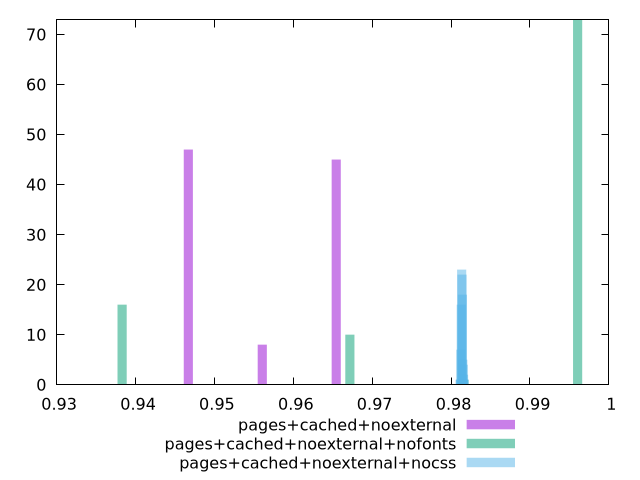

Write the gnuplot code that produced this figure.
$_pagesCachedNoexternal <<EOF
0.9466947766712873 47
0.9560679922818942 8
0.965441207892501 45
EOF
$_pagesCachedNoexternalNofonts <<EOF
0.9960408111512244 73
0.9382993148526028 16
0.9671700630019135 10
0.981605437076569 1
EOF
$_pagesCachedNoexternalNocss <<EOF
0.9813409810214593 23
0.9812464713685463 7
0.9814354906743722 18
0.9812937261950028 16
0.9815300003272851 4
0.9813882358479157 22
0.9814827455008286 5
0.9815772551537416 2
0.9811519617156333 1
0.9811992165420899 1
0.9816717648066545 1
EOF
set key outside below
set terminal pngcairo
set output "report_00005_2020-11-02T22-26-11.212Z/first-contentful-paint/first-contentful-paint_pages+cached+noexternal_pages+cached+noexternal+nofonts_pages+cached+noexternal+nocss+hist.png"
set boxwidth 0.0011548299259724337
set style fill transparent solid 0.5 noborder
set yrange [0:73]
plot $_pagesCachedNoexternal title "pages+cached+noexternal" with boxes ,$_pagesCachedNoexternalNofonts title "pages+cached+noexternal+nofonts" with boxes ,$_pagesCachedNoexternalNocss title "pages+cached+noexternal+nocss" with boxes ,
